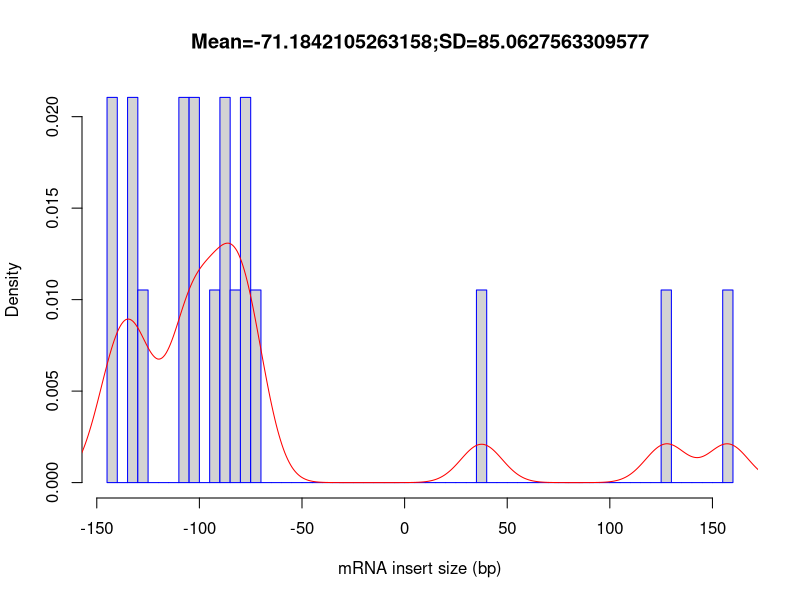

Reproduce this figure in R.
out_file = 'Mmus_BAL-TAL_RRTN_BSL_Rep4_B10'
pdf('Mmus_BAL-TAL_RRTN_BSL_Rep4_B10.inner_distance_plot.pdf')
fragsize=rep(c(-147.5,-142.5,-137.5,-132.5,-127.5,-122.5,-117.5,-112.5,-107.5,-102.5,-97.5,-92.5,-87.5,-82.5,-77.5,-72.5,-67.5,-62.5,-57.5,-52.5,-47.5,-42.5,-37.5,-32.5,-27.5,-22.5,-17.5,-12.5,-7.5,-2.5,2.5,7.5,12.5,17.5,22.5,27.5,32.5,37.5,42.5,47.5,52.5,57.5,62.5,67.5,72.5,77.5,82.5,87.5,92.5,97.5,102.5,107.5,112.5,117.5,122.5,127.5,132.5,137.5,142.5,147.5,152.5,157.5,162.5,167.5,172.5,177.5,182.5,187.5,192.5,197.5,202.5,207.5,212.5,217.5,222.5,227.5,232.5,237.5,242.5,247.5,252.5,257.5,262.5,267.5,272.5,277.5,282.5,287.5,292.5,297.5,302.5,307.5,312.5,317.5,322.5,327.5,332.5,337.5,342.5,347.5),times=c(0,2,0,2,1,0,0,0,2,2,0,1,2,1,2,1,0,0,0,0,0,0,0,0,0,0,0,0,0,0,0,0,0,0,0,0,0,1,0,0,0,0,0,0,0,0,0,0,0,0,0,0,0,0,0,1,0,0,0,0,0,1,0,0,0,0,0,0,0,0,0,0,0,0,0,0,0,0,0,0,0,0,0,0,0,0,0,0,0,0,0,0,0,0,0,0,0,0,0,0))
frag_sd = sd(fragsize)
frag_mean = mean(fragsize)
frag_median = median(fragsize)
write(x=c("Name","Mean","Median","sd"), sep="	", file=stdout(),ncolumns=4)
write(c(out_file,frag_mean,frag_median,frag_sd),sep="	", file=stdout(),ncolumns=4)
hist(fragsize,probability=T,breaks=100,xlab="mRNA insert size (bp)",main=paste(c("Mean=",frag_mean,";","SD=",frag_sd),collapse=""),border="blue")
lines(density(fragsize,bw=10),col='red')
dev.off()
